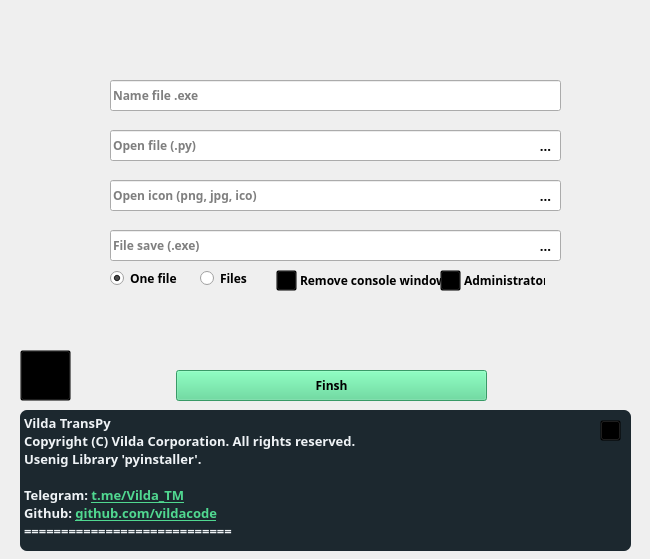
<?xml version="1.0" encoding="UTF-8"?>
<ui version="4.0">
 <class>Form</class>
 <widget class="QWidget" name="Form">
  <property name="geometry">
   <rect>
    <x>0</x>
    <y>0</y>
    <width>650</width>
    <height>559</height>
   </rect>
  </property>
  <property name="cursor">
   <cursorShape>ArrowCursor</cursorShape>
  </property>
  <property name="windowTitle">
   <string>Form</string>
  </property>
  <property name="styleSheet">
   <string notr="true">/*/344854/*/

QStackedWidget{
	background-color: #F8FAFB;
}
#Form{
	background-color: rgb(255, 255, 255);
}

QLineEdit{
	background-color:#EFF3F6;
	
	color: rgb(28, 40, 47);
	border-radius: 7px;

}
 QDialogButtonBox &gt; QPushButton[text=&quot;&amp;OK&quot;] {
        background-color: orange;
    }
/*/---------------------------QPushButton------------------------&gt;&gt;/*/

QPushButton{
	
	background-color: rgb(28, 40, 47);
	color: rgb(241, 242, 242);
	border-radius: 7px;
}


QToolButton{
	
	background-color: rgba(0, 0, 0, 0);


}


/*/---------------------------QScrollBar------------------------&gt;&gt;/*/

QScrollBar::vertical {
	background-color: rgb(220, 220, 220);
	margin:0px 0 0px 0;
}

QScrollBar::handle:vertical {
	background-color:rgb(28, 40, 47);
	border-radius: 5px;
}


QScrollBar::add-page:vertical, QScrollBar::sub-page:vertical{
	background-color: rgb(239, 243, 246);
	margin:0px 0 0px 0;
}

QScrollBar::horizontal {
	background-color: rgb(220, 220, 220);
	margin:0px 0 0px 0;
}

QScrollBar::handle:horizontal {
	background-color:  rgb(220, 220, 220);
}

QScrollBar::handle:horizontal:hover{
	background-color:  rgb(220, 220, 220);
}

QScrollBar::handle:horizontal:pressed{
	background-color:  rgb(220, 220, 220);
}

QScrollBar::add-page:horizontal, QScrollBar::sub-page:horizontal{
	background-color:  rgb(220, 220, 220);
}

/*/---------------------------QComboBox------------------------&gt;&gt;/*/

QComboBox{
	color: rgb(28, 40, 47);
	background-color:rgb(239, 243, 246);
	padding-left: 10px;
	border-radius: 7px;
}

QComboBox::drop-down{
	border: 0px;
}

QComboBox::down-arrow{
	image: url(Data/PNG/caret-circle-down_1.png);
	width: 15px;
	height: 15px;
	margin-right: 15px
}

QComboBox QListView{
	border: 1px;
	color: rgb(28, 40, 47);
	background-color: rgb(239, 243, 246);
	outline: 0px
}

QComboBox QListView::item{
	padding-left: 10px;
	background-color: rgb(255, 0, 255);
}

QComboBox QListView::item::hover{
	background-color: rgb(255, 0, 0);
}

QComboBox QListView::item:selected{
	background-color: rgb(255, 0, 0);
}</string>
  </property>
  <widget class="QLineEdit" name="SelectPy">
   <property name="geometry">
    <rect>
     <x>110</x>
     <y>130</y>
     <width>451</width>
     <height>31</height>
    </rect>
   </property>
   <property name="font">
    <font>
     <family>Bahnschrift SemiBold</family>
     <weight>75</weight>
     <bold>true</bold>
    </font>
   </property>
   <property name="mouseTracking">
    <bool>true</bool>
   </property>
   <property name="focusPolicy">
    <enum>Qt::ClickFocus</enum>
   </property>
   <property name="contextMenuPolicy">
    <enum>Qt::DefaultContextMenu</enum>
   </property>
   <property name="inputMask">
    <string/>
   </property>
   <property name="frame">
    <bool>true</bool>
   </property>
   <property name="placeholderText">
    <string>Open file (.py)</string>
   </property>
  </widget>
  <widget class="QLineEdit" name="SelectIco">
   <property name="geometry">
    <rect>
     <x>110</x>
     <y>180</y>
     <width>451</width>
     <height>31</height>
    </rect>
   </property>
   <property name="font">
    <font>
     <family>Bahnschrift SemiBold</family>
     <weight>75</weight>
     <bold>true</bold>
    </font>
   </property>
   <property name="focusPolicy">
    <enum>Qt::ClickFocus</enum>
   </property>
   <property name="placeholderText">
    <string>Open icon (png, jpg, ico)</string>
   </property>
  </widget>
  <widget class="QPushButton" name="Button_Ico">
   <property name="geometry">
    <rect>
     <x>530</x>
     <y>180</y>
     <width>31</width>
     <height>31</height>
    </rect>
   </property>
   <property name="font">
    <font>
     <family>Bahnschrift SemiBold</family>
     <pointsize>10</pointsize>
     <weight>75</weight>
     <bold>true</bold>
    </font>
   </property>
   <property name="cursor">
    <cursorShape>PointingHandCursor</cursorShape>
   </property>
   <property name="styleSheet">
    <string notr="true">border-top-left-radius: 0px;
border-bottom-left-radius: 0px</string>
   </property>
   <property name="text">
    <string>...</string>
   </property>
  </widget>
  <widget class="QPushButton" name="Button_Py">
   <property name="geometry">
    <rect>
     <x>530</x>
     <y>130</y>
     <width>31</width>
     <height>31</height>
    </rect>
   </property>
   <property name="font">
    <font>
     <family>Bahnschrift SemiBold</family>
     <pointsize>10</pointsize>
     <weight>75</weight>
     <bold>true</bold>
    </font>
   </property>
   <property name="cursor">
    <cursorShape>PointingHandCursor</cursorShape>
   </property>
   <property name="styleSheet">
    <string notr="true">border-top-left-radius: 0px;
border-bottom-left-radius: 0px</string>
   </property>
   <property name="text">
    <string>...</string>
   </property>
  </widget>
  <widget class="QPushButton" name="Button_Finsh">
   <property name="geometry">
    <rect>
     <x>176</x>
     <y>370</y>
     <width>311</width>
     <height>31</height>
    </rect>
   </property>
   <property name="font">
    <font>
     <family>Bahnschrift SemiBold</family>
     <pointsize>9</pointsize>
     <weight>75</weight>
     <bold>true</bold>
    </font>
   </property>
   <property name="cursor">
    <cursorShape>PointingHandCursor</cursorShape>
   </property>
   <property name="styleSheet">
    <string notr="true">background-color:rgb(80, 216, 144);</string>
   </property>
   <property name="text">
    <string>Finsh</string>
   </property>
  </widget>
  <widget class="QRadioButton" name="radio_OneFile">
   <property name="geometry">
    <rect>
     <x>110</x>
     <y>270</y>
     <width>82</width>
     <height>17</height>
    </rect>
   </property>
   <property name="font">
    <font>
     <family>Bahnschrift SemiBold</family>
     <pointsize>9</pointsize>
     <weight>75</weight>
     <bold>true</bold>
    </font>
   </property>
   <property name="cursor">
    <cursorShape>PointingHandCursor</cursorShape>
   </property>
   <property name="text">
    <string>One file</string>
   </property>
   <property name="checked">
    <bool>true</bool>
   </property>
  </widget>
  <widget class="QRadioButton" name="radio_Files">
   <property name="geometry">
    <rect>
     <x>200</x>
     <y>270</y>
     <width>61</width>
     <height>17</height>
    </rect>
   </property>
   <property name="font">
    <font>
     <family>Bahnschrift SemiBold</family>
     <pointsize>9</pointsize>
     <weight>75</weight>
     <bold>true</bold>
    </font>
   </property>
   <property name="cursor">
    <cursorShape>PointingHandCursor</cursorShape>
   </property>
   <property name="text">
    <string>Files</string>
   </property>
  </widget>
  <widget class="QTextEdit" name="Terminal">
   <property name="geometry">
    <rect>
     <x>20</x>
     <y>410</y>
     <width>611</width>
     <height>141</height>
    </rect>
   </property>
   <property name="font">
    <font>
     <family>Bahnschrift SemiBold</family>
     <pointsize>10</pointsize>
     <weight>75</weight>
     <bold>true</bold>
    </font>
   </property>
   <property name="styleSheet">
    <string notr="true">color: rgb(239, 243, 246);
background-color: rgb(28, 40, 47);
border-radius: 7px;</string>
   </property>
   <property name="verticalScrollBarPolicy">
    <enum>Qt::ScrollBarAlwaysOff</enum>
   </property>
   <property name="horizontalScrollBarPolicy">
    <enum>Qt::ScrollBarAlwaysOff</enum>
   </property>
   <property name="sizeAdjustPolicy">
    <enum>QAbstractScrollArea::AdjustIgnored</enum>
   </property>
   <property name="html">
    <string>&lt;!DOCTYPE HTML PUBLIC &quot;-//W3C//DTD HTML 4.0//EN&quot; &quot;http://www.w3.org/TR/REC-html40/strict.dtd&quot;&gt;
&lt;html&gt;&lt;head&gt;&lt;meta name=&quot;qrichtext&quot; content=&quot;1&quot; /&gt;&lt;style type=&quot;text/css&quot;&gt;
p, li { white-space: pre-wrap; }
&lt;/style&gt;&lt;/head&gt;&lt;body style=&quot; font-family:'Bahnschrift SemiBold'; font-size:10pt; font-weight:600; font-style:normal;&quot;&gt;
&lt;p style=&quot; margin-top:0px; margin-bottom:0px; margin-left:0px; margin-right:0px; -qt-block-indent:0; text-indent:0px;&quot;&gt;Vilda TransPy&lt;/p&gt;
&lt;p style=&quot; margin-top:0px; margin-bottom:0px; margin-left:0px; margin-right:0px; -qt-block-indent:0; text-indent:0px;&quot;&gt;Copyright (C) Vilda Corporation. All rights reserved.&lt;/p&gt;
&lt;p style=&quot; margin-top:0px; margin-bottom:0px; margin-left:0px; margin-right:0px; -qt-block-indent:0; text-indent:0px;&quot;&gt;Usenig Library 'pyinstaller'.&lt;/p&gt;
&lt;p style=&quot;-qt-paragraph-type:empty; margin-top:0px; margin-bottom:0px; margin-left:0px; margin-right:0px; -qt-block-indent:0; text-indent:0px;&quot;&gt;&lt;br /&gt;&lt;/p&gt;
&lt;p style=&quot; margin-top:0px; margin-bottom:0px; margin-left:0px; margin-right:0px; -qt-block-indent:0; text-indent:0px;&quot;&gt;Telegram: &lt;a href=&quot;t.me/Vilda_TM&quot;&gt;&lt;span style=&quot; text-decoration: underline; color:#50d890;&quot;&gt;t.me/Vilda_TM&lt;/span&gt;&lt;/a&gt;&lt;/p&gt;
&lt;p style=&quot; margin-top:0px; margin-bottom:0px; margin-left:0px; margin-right:0px; -qt-block-indent:0; text-indent:0px;&quot;&gt;Github: &lt;a href=&quot;t.me/Vilda_TM&quot;&gt;&lt;span style=&quot; text-decoration: underline; color:#50d890;&quot;&gt;github.com/vildacode&lt;/span&gt;&lt;/a&gt;&lt;/p&gt;
&lt;p style=&quot; margin-top:0px; margin-bottom:0px; margin-left:0px; margin-right:0px; -qt-block-indent:0; text-indent:0px;&quot;&gt;============================&lt;/p&gt;&lt;/body&gt;&lt;/html&gt;</string>
   </property>
   <property name="acceptRichText">
    <bool>true</bool>
   </property>
   <property name="textInteractionFlags">
    <set>Qt::LinksAccessibleByKeyboard|Qt::LinksAccessibleByMouse|Qt::TextBrowserInteraction|Qt::TextSelectableByKeyboard|Qt::TextSelectableByMouse</set>
   </property>
  </widget>
  <widget class="QLineEdit" name="SaveFile">
   <property name="geometry">
    <rect>
     <x>110</x>
     <y>230</y>
     <width>451</width>
     <height>31</height>
    </rect>
   </property>
   <property name="font">
    <font>
     <family>Bahnschrift SemiBold</family>
     <weight>75</weight>
     <bold>true</bold>
    </font>
   </property>
   <property name="focusPolicy">
    <enum>Qt::ClickFocus</enum>
   </property>
   <property name="placeholderText">
    <string>File save (.exe)</string>
   </property>
  </widget>
  <widget class="QPushButton" name="Button_save">
   <property name="geometry">
    <rect>
     <x>530</x>
     <y>230</y>
     <width>31</width>
     <height>31</height>
    </rect>
   </property>
   <property name="font">
    <font>
     <family>Bahnschrift SemiBold</family>
     <pointsize>10</pointsize>
     <weight>75</weight>
     <bold>true</bold>
    </font>
   </property>
   <property name="cursor">
    <cursorShape>PointingHandCursor</cursorShape>
   </property>
   <property name="styleSheet">
    <string notr="true">border-top-left-radius: 0px;
border-bottom-left-radius: 0px</string>
   </property>
   <property name="text">
    <string>...</string>
   </property>
  </widget>
  <widget class="QLineEdit" name="Enter_name">
   <property name="geometry">
    <rect>
     <x>110</x>
     <y>80</y>
     <width>451</width>
     <height>31</height>
    </rect>
   </property>
   <property name="font">
    <font>
     <family>Bahnschrift SemiBold</family>
     <weight>75</weight>
     <bold>true</bold>
    </font>
   </property>
   <property name="focusPolicy">
    <enum>Qt::ClickFocus</enum>
   </property>
   <property name="toolTipDuration">
    <number>1</number>
   </property>
   <property name="layoutDirection">
    <enum>Qt::LeftToRight</enum>
   </property>
   <property name="placeholderText">
    <string>Name file .exe</string>
   </property>
  </widget>
  <widget class="QPushButton" name="Button_Copy">
   <property name="geometry">
    <rect>
     <x>600</x>
     <y>420</y>
     <width>21</width>
     <height>21</height>
    </rect>
   </property>
   <property name="font">
    <font>
     <family>Bahnschrift SemiBold</family>
     <pointsize>9</pointsize>
     <weight>75</weight>
     <bold>true</bold>
    </font>
   </property>
   <property name="cursor">
    <cursorShape>PointingHandCursor</cursorShape>
   </property>
   <property name="styleSheet">
    <string notr="true">color: rgb(28, 40, 47);
background-color: rgba(0, 0, 0, 0);</string>
   </property>
   <property name="text">
    <string/>
   </property>
   <property name="icon">
    <iconset>
     <normaloff>Data/PNG/duplicate.png</normaloff>Data/PNG/duplicate.png</iconset>
   </property>
   <property name="iconSize">
    <size>
     <width>20</width>
     <height>20</height>
    </size>
   </property>
   <property name="checkable">
    <bool>true</bool>
   </property>
   <property name="checked">
    <bool>false</bool>
   </property>
  </widget>
  <widget class="QPushButton" name="Administrator">
   <property name="geometry">
    <rect>
     <x>440</x>
     <y>270</y>
     <width>21</width>
     <height>21</height>
    </rect>
   </property>
   <property name="font">
    <font>
     <family>Bahnschrift SemiBold</family>
     <pointsize>9</pointsize>
     <weight>75</weight>
     <bold>true</bold>
    </font>
   </property>
   <property name="cursor">
    <cursorShape>PointingHandCursor</cursorShape>
   </property>
   <property name="styleSheet">
    <string notr="true">color: rgb(28, 40, 47);
background-color: rgba(0, 0, 0, 0);</string>
   </property>
   <property name="text">
    <string/>
   </property>
   <property name="icon">
    <iconset>
     <normaloff>Data/PNG/low2.png</normaloff>
     <normalon>Data/PNG/low1.png</normalon>
     <disabledon>Data/PNG/low1.png</disabledon>Data/PNG/low2.png</iconset>
   </property>
   <property name="checkable">
    <bool>true</bool>
   </property>
   <property name="checked">
    <bool>false</bool>
   </property>
  </widget>
  <widget class="QLabel" name="label">
   <property name="geometry">
    <rect>
     <x>464</x>
     <y>270</y>
     <width>81</width>
     <height>20</height>
    </rect>
   </property>
   <property name="font">
    <font>
     <family>Bahnschrift SemiBold</family>
     <pointsize>9</pointsize>
     <weight>75</weight>
     <bold>true</bold>
    </font>
   </property>
   <property name="text">
    <string>Administrator</string>
   </property>
  </widget>
  <widget class="QLabel" name="label_2">
   <property name="geometry">
    <rect>
     <x>300</x>
     <y>270</y>
     <width>141</width>
     <height>20</height>
    </rect>
   </property>
   <property name="font">
    <font>
     <family>Bahnschrift SemiBold</family>
     <pointsize>9</pointsize>
     <weight>75</weight>
     <bold>true</bold>
    </font>
   </property>
   <property name="text">
    <string>Remove console window</string>
   </property>
  </widget>
  <widget class="QPushButton" name="Remove_Console">
   <property name="geometry">
    <rect>
     <x>276</x>
     <y>270</y>
     <width>21</width>
     <height>21</height>
    </rect>
   </property>
   <property name="font">
    <font>
     <family>Bahnschrift SemiBold</family>
     <pointsize>9</pointsize>
     <weight>75</weight>
     <bold>true</bold>
    </font>
   </property>
   <property name="cursor">
    <cursorShape>PointingHandCursor</cursorShape>
   </property>
   <property name="styleSheet">
    <string notr="true">color: rgb(28, 40, 47);
background-color: rgba(0, 0, 0, 0);</string>
   </property>
   <property name="text">
    <string/>
   </property>
   <property name="icon">
    <iconset>
     <normaloff>Data/PNG/low2.png</normaloff>
     <normalon>Data/PNG/low1.png</normalon>
     <disabledon>Data/PNG/low1.png</disabledon>Data/PNG/low2.png</iconset>
   </property>
   <property name="checkable">
    <bool>true</bool>
   </property>
   <property name="checked">
    <bool>false</bool>
   </property>
  </widget>
  <widget class="QPushButton" name="pushButton_24">
   <property name="geometry">
    <rect>
     <x>20</x>
     <y>350</y>
     <width>51</width>
     <height>51</height>
    </rect>
   </property>
   <property name="font">
    <font>
     <family>Bahnschrift SemiBold</family>
     <pointsize>9</pointsize>
     <weight>75</weight>
     <bold>true</bold>
    </font>
   </property>
   <property name="cursor">
    <cursorShape>PointingHandCursor</cursorShape>
   </property>
   <property name="styleSheet">
    <string notr="true">color: rgb(28, 40, 47);
background-color: rgba(0, 0, 0, 0);</string>
   </property>
   <property name="text">
    <string/>
   </property>
   <property name="icon">
    <iconset>
     <normaloff>Data/PNG/Untitled-1.png</normaloff>Data/PNG/Untitled-1.png</iconset>
   </property>
   <property name="iconSize">
    <size>
     <width>60</width>
     <height>60</height>
    </size>
   </property>
   <property name="checkable">
    <bool>true</bool>
   </property>
   <property name="checked">
    <bool>false</bool>
   </property>
  </widget>
 </widget>
 <resources/>
 <connections>
  <connection>
   <sender>Button_Copy</sender>
   <signal>released()</signal>
   <receiver>Terminal</receiver>
   <slot>selectAll()</slot>
   <hints>
    <hint type="sourcelabel">
     <x>602</x>
     <y>433</y>
    </hint>
    <hint type="destinationlabel">
     <x>557</x>
     <y>418</y>
    </hint>
   </hints>
  </connection>
  <connection>
   <sender>Button_Copy</sender>
   <signal>released()</signal>
   <receiver>Terminal</receiver>
   <slot>copy()</slot>
   <hints>
    <hint type="sourcelabel">
     <x>600</x>
     <y>422</y>
    </hint>
    <hint type="destinationlabel">
     <x>537</x>
     <y>418</y>
    </hint>
   </hints>
  </connection>
 </connections>
</ui>
